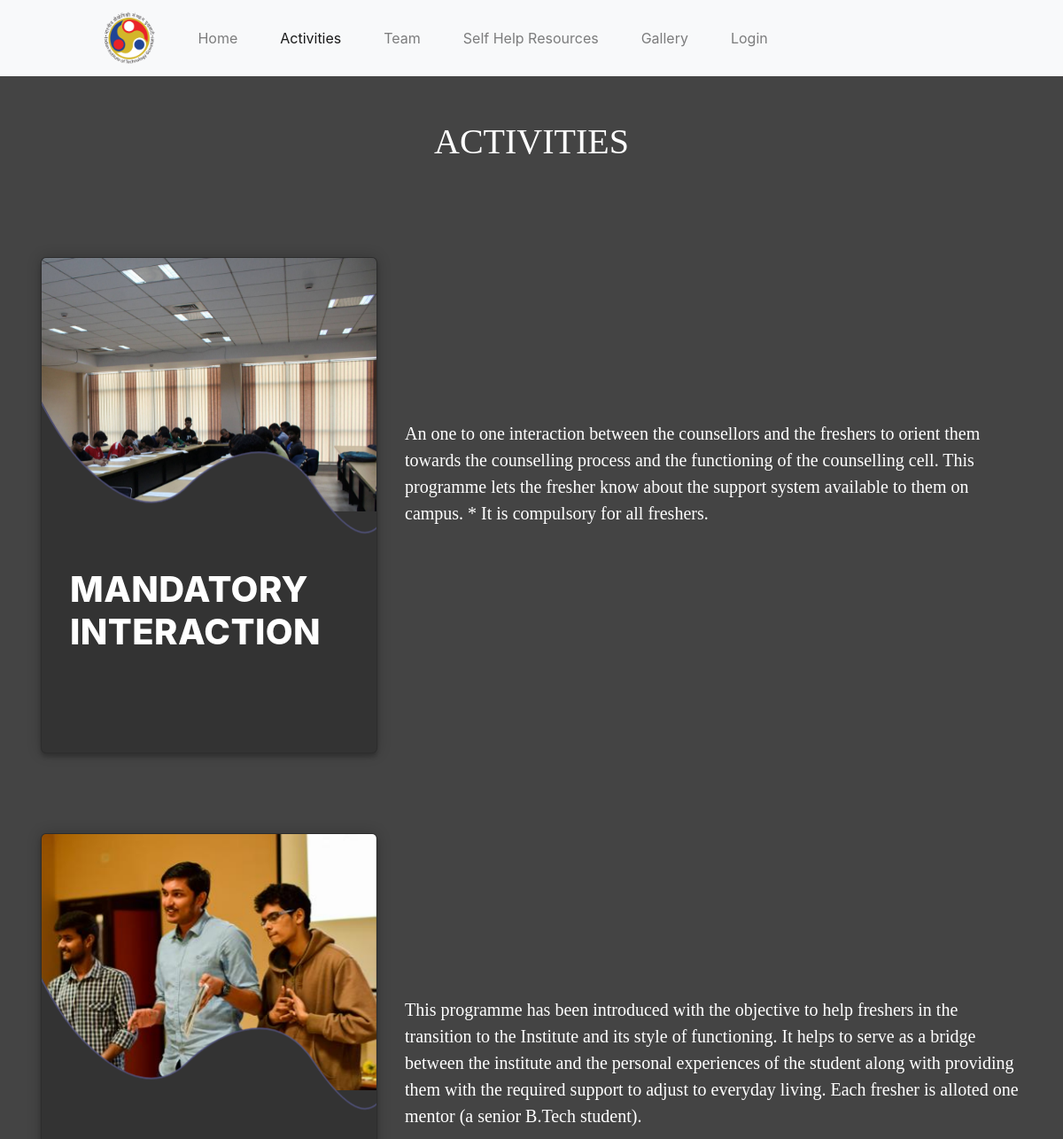
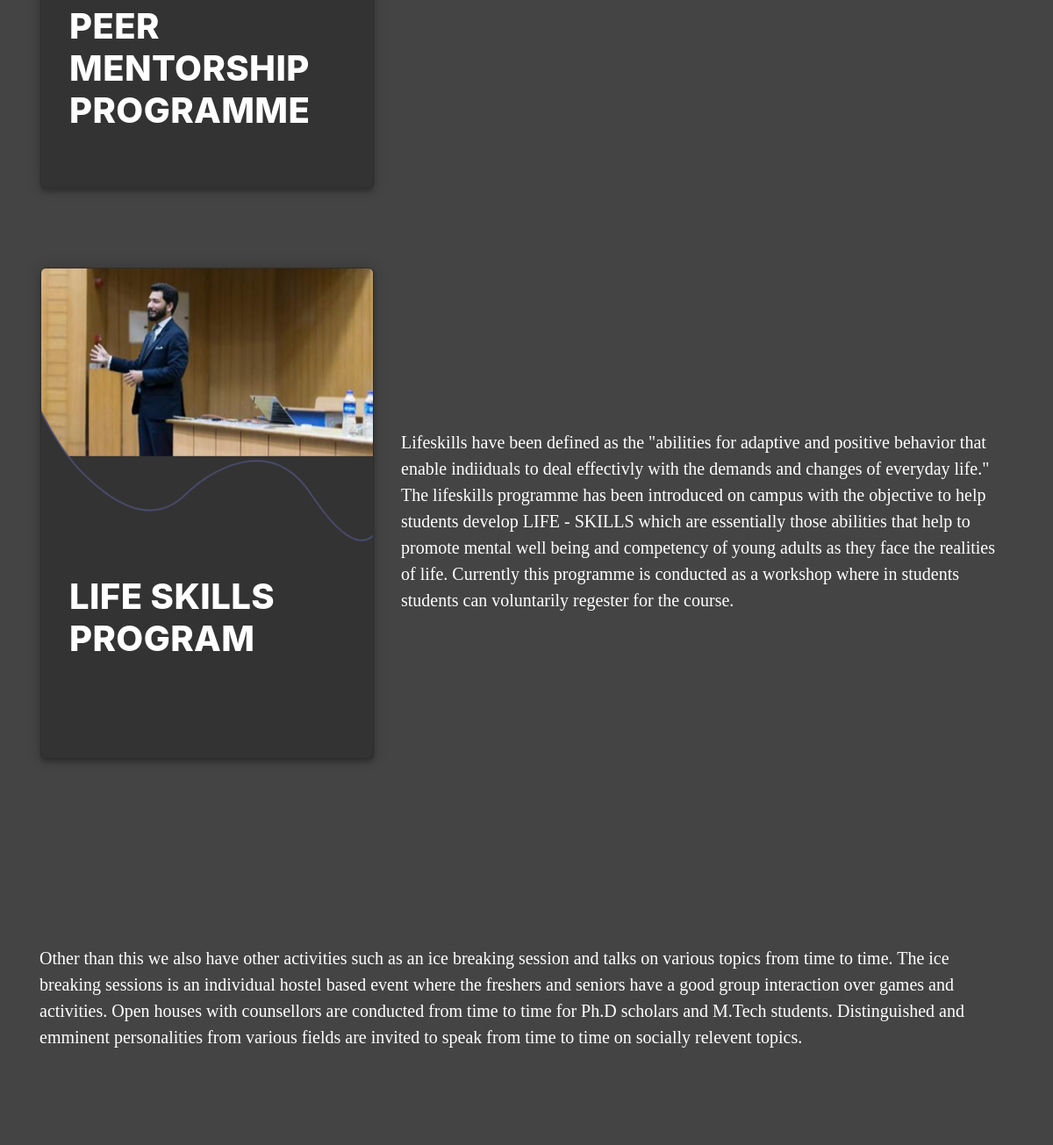
The page /activities/ on the database its author committed (2 pictures, top to bottom).
### feed/models.py (models this page shows, shortened)
class activities(models.Model):
	title = models.CharField(max_length=150)
	content = models.TextField()
	photo  = models.ImageField(upload_to='images/',null=True)

### feed/views.py (the view)
# urls.py: path('activities/',views.activity,name='activity'),
def activity(request):
	activitiess=activities.objects.all()
	context={
			'activitiess':activitiess,
			}
	return render(request,"feed/activities.html",context)

### templates/feed/activities.html (shortened to what this page needs)
{% load static %}
<!DOCTYPE html>
<html>
<head>
	<link rel="stylesheet" href="https://stackpath.bootstrapcdn.com/font-awesome/4.7.0/css/font-awesome.min.css">
    <link rel="stylesheet" href="https://maxcdn.bootstrapcdn.com/bootstrap/4.0.0/css/bootstrap.min.css">
    <link rel="stylesheet" href="{% static 'feed/css/activity.css' %}">
</head>
<body>
<nav class="navbar navbar-expand-lg navbar-light bg-light fixed-top">
  <a class="navbar-brand" href="https://www.iitg.ac.in/"><img class="logo" src="{% static 'feed/images/logo.png' %}" height="60 px" style="margin-left: 100px;"></a>
  <div class="collapse navbar-collapse" id="navbarSupportedContent">
    <ul class="navbar-nav mr-auto container">
      <li class="nav-item ml-4 mr-3">
        <a class="nav-link" href="{% url 'home' %}">Home</a>
      </li>
      <li class="nav-item active mx-3">
        <a class="nav-link" href="{% url 'activity' %}">Activities<span class="sr-only">(current)</span></a>
      </li>
       <li class="nav-item mx-3">
        <a class="nav-link" href="{% url 'team' %}">Team</a>
      </li>
      <li class="nav-item  mx-3">
        <a class="nav-link" href="{% url 'home' %}#feed">Self Help Resources</a>
      </li>
      <li class="nav-item  mx-3">
        <a class="nav-link" href="{% url 'gallery' %}">Gallery</a>
      </li>
      {% if user.is_authenticated %}
      <li class="nav-item  mx-3">
        <a class="nav-link" href="{% url 'add_activity' %}">Add activity</a>
      </li>
      <li class="nav-item mx-3">
        <a class="nav-link" href="{% url 'add_post' %}">Add post</a>
      </li>
       <li class="nav-item  mx-3">
        <a class="nav-link" href="{% url 'logout' %}">Logout</a>
      </li>
      {% else %}
      <li class="nav-item  mx-3">
        <a class="nav-link" href="{% url 'login' %}">Login</a>
      </li>
      {% endif %}
    </ul>
  </div>
</nav>
<div class="container12">
	<div class="container-fluid">
<h1 class="mt-2 text-center" style="color: white; font-family: Georgia;">ACTIVITIES</h1>
</div>
</div>
{% if activitiess %}
{% for activity in activitiess %}
	<div class="container1">
		<main role="main" class="container">
			<div class="row">
	  <div class="card mx-3 my-3 col-4">
	     <div class="card__image-container">
	       <img class="card__image" src="{{ activity.photo.url }}" alt="">
	    </div>
	     <div class="card__content">
	       <h1 class="card__title">{{ activity.title }}</h1>
	    </div>
	    </div>
	       <p class="col" style="color: white; font-family: Comic Sans MS;margin-top: 200px; font-size: 20px;">{{ activity.content }}</p>
	   </div>
	    </main>
	</div>
{% endfor %}
{% else %}
	<div class="container1">No Activities Found</div>
{% endif %}
	<div class="container12">
	<div class="container">
		<p style="color: white; font-family: Comic Sans MS; font-size: 20px;">
Other than this we also have other activities such as an ice breaking session and talks on various topics from time to time.
The ice breaking sessions is an individual hostel based event where the freshers and seniors have a good group interaction over games and activities.
Open houses with counsellors are conducted from time to time for Ph.D scholars and M.Tech students.
Distinguished and emminent personalities from various fields are invited to speak from time to time on socially relevent topics.
</p>
</div>
</div>
</body>
</html>

### feed/static/feed/css/activity.css (style rules this page uses)
img { max-width: 100%; }
.container1 { display: flex; align-items: center; justify-content: center; height: 100vh; background: #444; margin-top: -150px; overflow: hidden; }
.container12 { display: flex; align-items: center; justify-content: center; height: 40vh; background: #444; }
.card { position: relative; background: #333; width: 400px; height: 70vh; border-radius: 6px; padding: 2rem; color: #aaa; box-shadow: 0 0.25rem 0.25rem rgba(0, 0, 0, 0.2), 0 0 1rem rgba(0, 0, 0, 0.2); overflow: hidden; }
.card__image-container { margin: -2rem -2rem 1rem -2rem; height: 350px; overflow: hidden; }
.card__image { opacity: 0; animation: ImageFadeIn .8s 1.4s forwards; overflow: hidden; }
.card__title { color: white; margin-top: 0; font-weight: 800; letter-spacing: 0.01em; overflow: hidden; }
.card__content { margin-top: -1rem; opacity: 0; animation: ContentFadeIn .8s 1.6s forwards; overflow: hidden; }
.card__svg { position: absolute; left: 0; top: 115px; overflow: hidden; }

### rows shown on the page
activities: photo (picture), title "MANDATORY INTERACTION", content "An one to one interaction between the counsellors and the freshers to orient them towards the counselling process and the functioning of the counselling cell. This programme lets the fresher know about the support system available to them on campus. * It is compulsory for all freshers."
activities: photo (picture), title "PEER MENTORSHIP PROGRAMME", content "This programme has been introduced with the objective to help freshers in the transition to the Institute and its style of functioning. It helps to serve as a bridge between the institute and the personal experiences of the student along with providing them with the required support to adjust to everyday living. Each fresher is alloted one mentor (a senior B.Tech student)."
activities: photo (picture), title "LIFE SKILLS PROGRAM", content "Lifeskills have been defined as the \"abilities for adaptive and positive behavior that enable indiiduals to deal effectivly with the demands and changes of everyday life.\" The lifeskills programme has been introduced on campus with the objective to help students develop LIFE - SKILLS which are essentially those abilities that help to promote mental well being and competency of young adults as they face the realities of life. Currently this programme is conducted as a workshop where in students students can voluntarily regester for the course."
